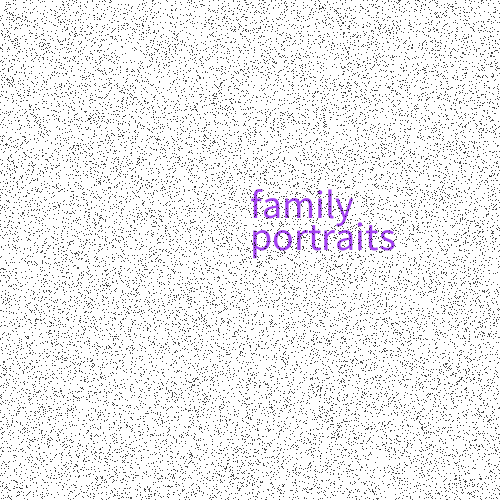
Frame 1 (no input)
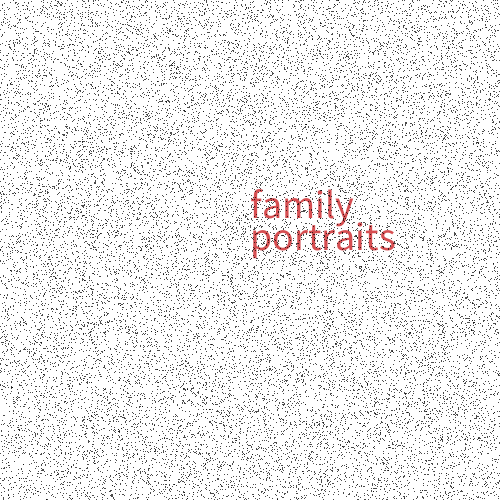
Frame 60 (the mouse pressed at the canvas centre just before this capture)
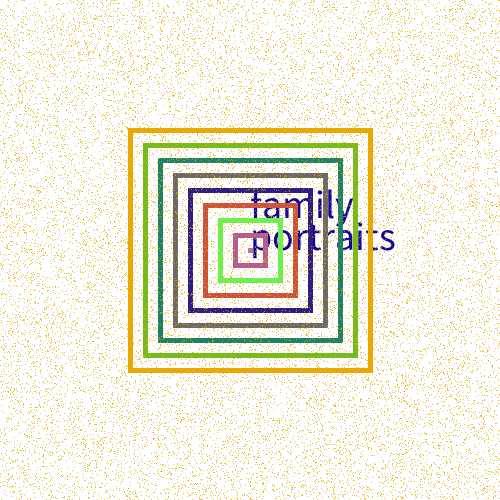
Frame 120 (the mouse held since frame 60 and released just before this capture)

The Processing sketch that drew these frames (run headless with seeded random() and noise(); from frame 60 on, the mouse is pressed at the canvas centre):

// Processing sketch: processing_159307
// ── processing_159307.pde


void setup() {
size(500,500);
}

void draw() {
  background(255);
  textSize(40);
  fill(random(255),random(255),random(255));
  textMode(CENTER);
  text("family", width/2,height/2-32);
  text("portraits", width/2,height/2);
  rectMode (CENTER);
  for (int c = 0; c<mouseY; c= c+30){
    noFill();
    strokeWeight(5);
    stroke(random(255),random(255),random(255));
    rect(width/2, height/2, c,c);}
for (float a=0;a<25000;a++) {
  strokeWeight(1);
  noFill();
  point(random(width),random(height));
}

}
